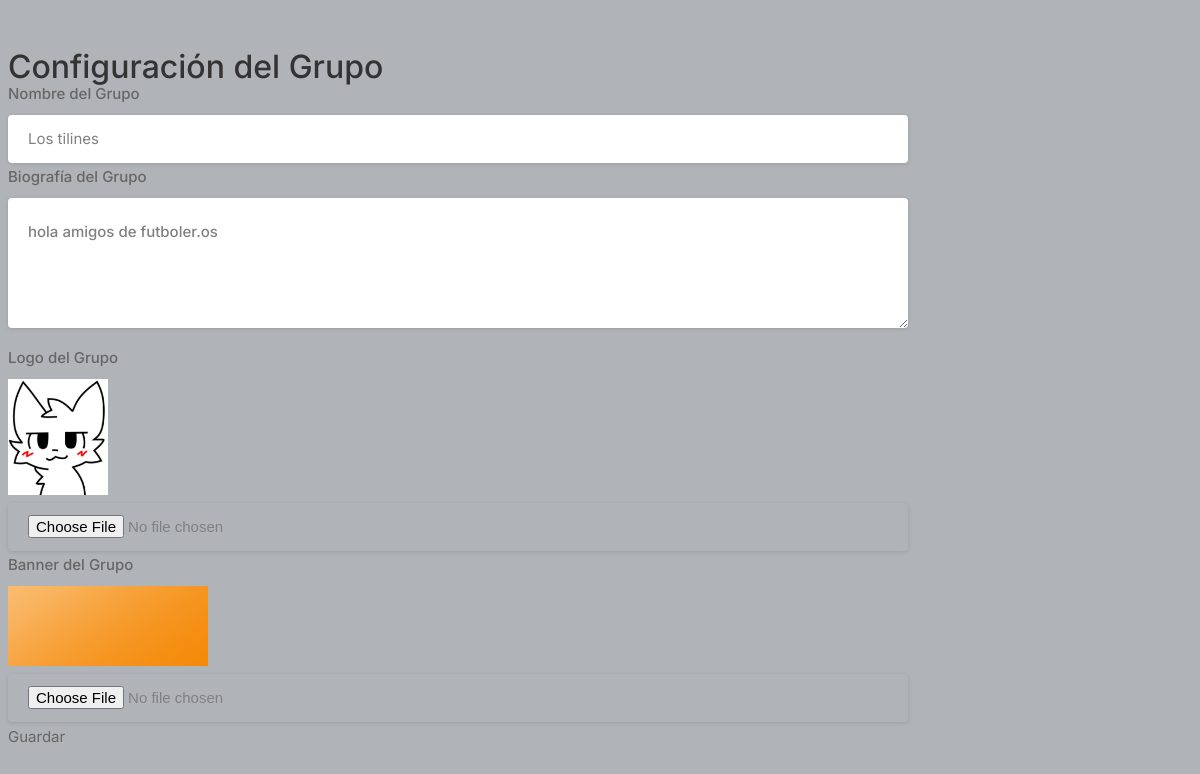
The app's page /groupsetting (signed in) with its own data.
### core/models.py (models this page shows, shortened)
class Group(models.Model):
    id = models.AutoField(primary_key=True)
    creator = models.ForeignKey(User, on_delete=models.CASCADE)
    group_name = models.CharField(max_length=100)
    bio = models.TextField(blank=True)
    logo = models.ImageField(upload_to='group_logos', default='default_logo.png')
    banner = models.ImageField(upload_to='group_banners', default='default_banner.png')
    created_at = models.DateTimeField(auto_now_add=True)

### core/views.py (the view, shortened to what this page needs)
# urls.py: path('groupsetting', views.groupsetting, name='groupsetting'),
@login_required(login_url="signin")
def groupsetting(request):
    user = request.user
    user_group = Group.objects.filter(creator=user).first()
    return render(request, 'groupsetting.html', {'user_profile': user.profile, 'user_group': user_group})

### templates/groupsetting.html (shortened to what this page needs)
{% load static %}
<!DOCTYPE html>
<html lang="en">
<head>
    <link rel="stylesheet" href="{% static 'assets/css/style.css' %}">
</head>
<body>
<div class="container">
    <h1>Configuración del Grupo</h1>
    <form action="" method="POST" enctype="multipart/form-data">
        <div>
            <label for="group_name">Nombre del Grupo</label>
            <input type="text" name="group_name" value="{{ user_group.group_name }}" {% if not user_group %}placeholder="Nombre del nuevo grupo"{% endif %}>
        </div>
        <div>
            <label for="bio">Biografía del Grupo</label>
            <textarea name="bio" rows="3">{{ user_group.bio }}</textarea>
        </div>
        <div>
            <label for="logo">Logo del Grupo</label>
            {% if user_group and user_group.logo %}
                <img src="{{ user_group.logo.url }}" alt="Logo" width="100">
            {% endif %}
            <input type="file" name="logo">
        </div>
        <div>
            <label for="banner">Banner del Grupo</label>
            {% if user_group and user_group.banner %}
                <img src="{{ user_group.banner.url }}" alt="Banner" width="200">
            {% endif %}
            <input type="file" name="banner">
        </div>
        <button type="submit">Guardar</button>
    </form>
</div>
</body>
</html>

### static/assets/css/style.css (style rules this page uses)
body { background-color: #B0B3B8!important; }
button { vertical-align: middle; }
input { height: 48px; line-height: 48px; padding: 0 20px; outline: none; font-size: 15px; color: #808080; max-width: 100%; width: 100%; -webkit-box-sizing: border-box; box-sizing: border-box; display: block; font-weight: 400; opacity: 1; border-radius: 4px; border: none; -webkit-box-shadow: 0 1px 4px 0px rgba(0, 0, 0, 0.12); box-shadow: 0 1px 4px 0px rgba(0, 0, 0, 0.12); }
input[type="text"], input[type="password"], input[type="email"], input[type="number"] { height: 48px; line-height: 48px; padding: 0 20px; outline: none; font-size: 15px; color: #808080; max-width: 100%; width: 100%; -webkit-box-sizing: border-box; box-sizing: border-box; display: block; font-weight: 400; opacity: 1; border-radius: 4px; border: none; -webkit-box-shadow: 0 1px 4px 0px rgba(0, 0, 0, 0.12); box-shadow: 0 1px 4px 0px rgba(0, 0, 0, 0.12); }
textarea { height: 48px; line-height: 48px; padding: 0 20px; outline: none; font-size: 15px; color: #808080; margin: 0 0 16px 0; max-width: 100%; width: 100%; -webkit-box-sizing: border-box; box-sizing: border-box; display: block; background-color: #fff; font-weight: 500; opacity: 1; border-radius: 4px; border: none; -webkit-box-shadow: 0 1px 4px 0px rgba(0, 0, 0, 0.12); box-shadow: 0 1px 4px 0px rgba(0, 0, 0, 0.12); }
input { -webkit-transition: all 0.1s ease-in-out; transition: all 0.1s ease-in-out; }
::placeholder { color: #808080; opacity: 1; }
textarea { height: auto; line-height: 27px; padding: 20px; min-height: 130px; -webkit-transition: none !important; transition: none !important; min-width: 100%; }
label, legend { display: block; font-weight: bold; font-size: 15px; font-weight: 500; margin-bottom: 8px; }
button { border: none; margin: 0; padding: 0; width: auto; overflow: visible; background: transparent; color: inherit; font: inherit; line-height: normal; cursor: pointer; }
button { outline: none !important; }
img { max-width: 100%; }
body { color: #666; font-size: 15px; line-height: 27px; background-color: #f0f2f5; font-family: "Inter", sans-serif; text-transform: none; }
h1, h2, h3, h4, h5, h6 { font-family: "Inter", sans-serif; text-transform: none; }
input[type="text"], input[type="password"], input[type="email"] { font-family: "Inter", sans-serif; text-transform: none; }
textarea, select { font-family: "Inter", sans-serif; text-transform: none; }
button, body .pac-container { font-family: "Inter", sans-serif; text-transform: none; }
h1, h2, h3, h4, h5, h6 { color: #333; font-weight: 500; margin: 0; padding: 0; }
h1 { font-size: 32px; }
@media (min-width: 1024px) { .container { max-width: 900px !important; padding-top: 45px; } }

### records on screen
Group: group_name "Los tilines", bio "hola amigos de futboler.os", logo (picture), banner (picture)
